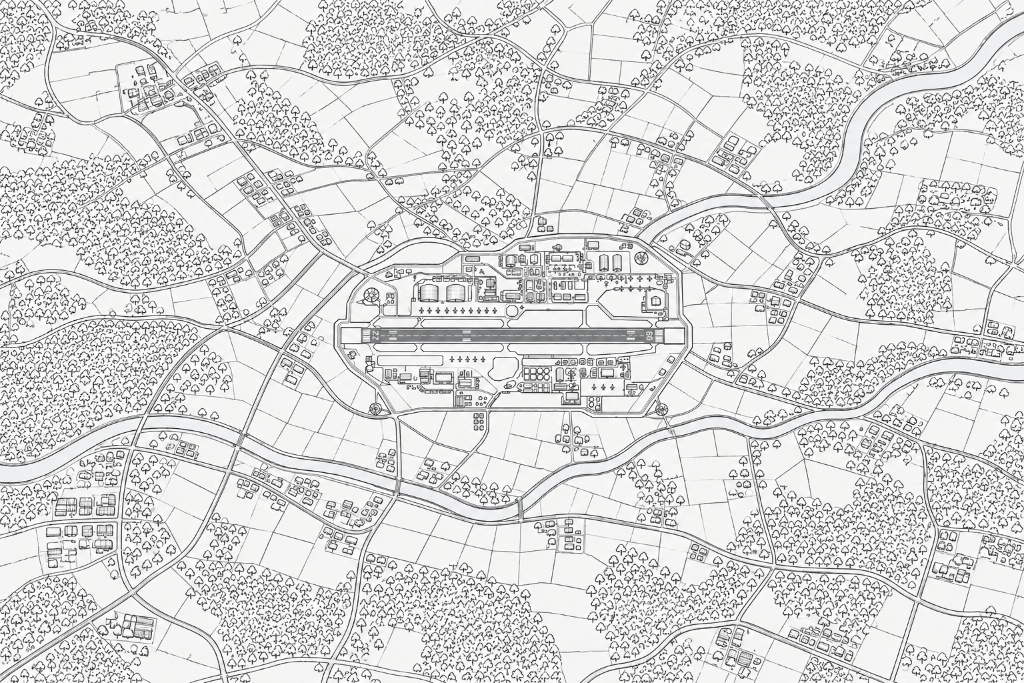
#> input picture src/map/newmap.png, 1024 x 683 px
$ python rect.py
#> lines starting #> are read from the running program, lines starting #| are printed output that depends on the picture; after the words box and inside, x2 and y2 are one past the last pixel; in counts of white or black regions, pixels touching at a corner belong together
import cv2, numpy as np
S=4
g=cv2.resize(cv2.imread('newmap.png',0),None,fx=S,fy=S,interpolation=cv2.INTER_CUBIC)
#> g: shape (2732, 4096); min 0, max 255, mean 216.2
allr=[]
for T in (200,215,230):
  bw=(g<T).astype(np.uint8)*255
  cnts,hier=cv2.findContours(bw,cv2.RETR_TREE,cv2.CHAIN_APPROX_NONE)
  for i,c in enumerate(cnts):
    if hier[0][i][3]<0: continue
    a=cv2.contourArea(c)
    if a<70 or a>9000: continue
    (cx,cy),(w,h),ang=cv2.minAreaRect(c)
    if min(w,h)<8: continue
    hull=cv2.convexHull(c); sol=a/max(1,cv2.contourArea(hull)); fill=a/(w*h)
    if fill<0.8 or sol<0.94 or max(w,h)/min(w,h)>4: continue
    allr.append((cx/S,cy/S,(w+6)/S,(h+6)/S,ang,a))
#> this loop made 3 passes
#> pass 1, `bw=(g<T).astype(np.uint8)*255`:
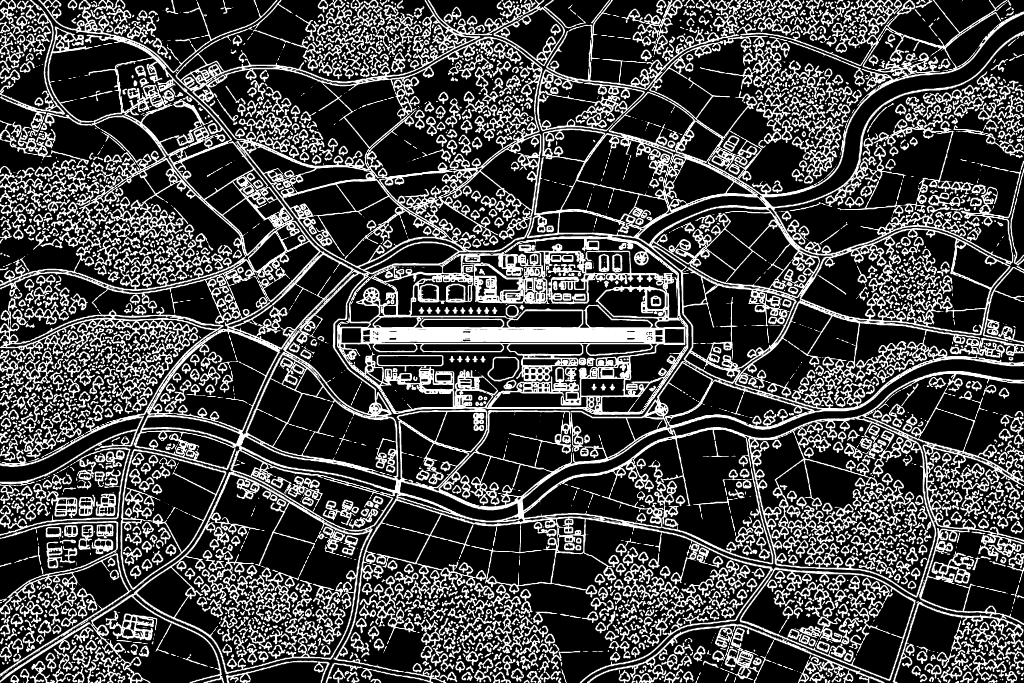
#> bw: shape (2732, 4096) (shown at 1/4 size); 27.4% white; 3079 white regions (463 under 20 px), largest, box (x1, y1, x2, y2) and area: (0, 0, 4096, 2732) 1658722, (0, 2083, 526, 2707) 24844, (2348, 2495, 3538, 2732) 19651
#> pass 2, `bw=(g<T).astype(np.uint8)*255`:
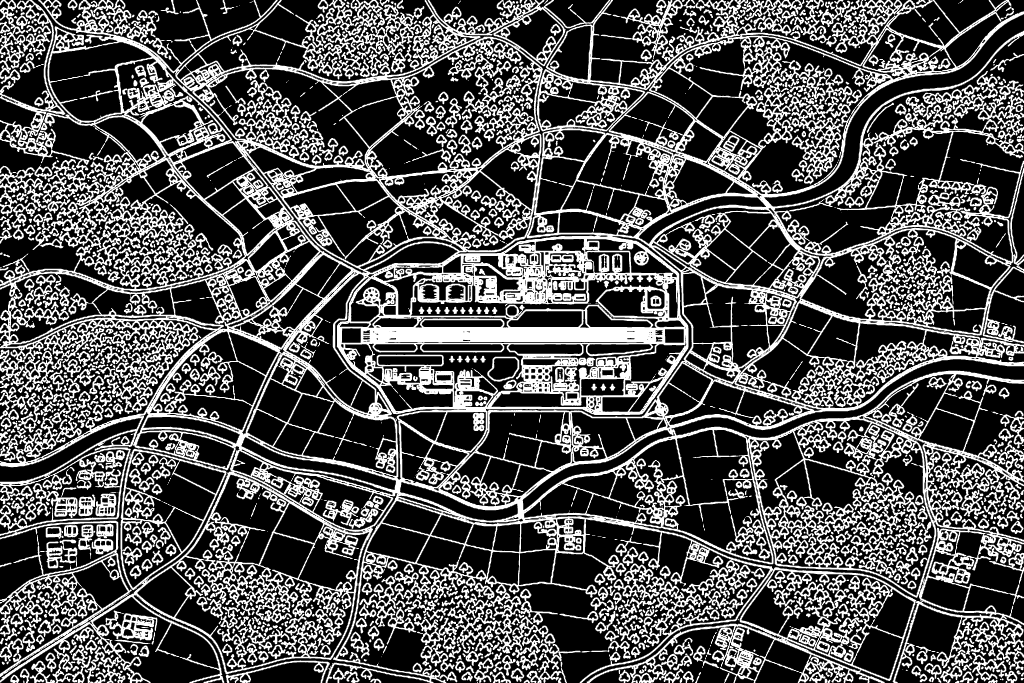
#> bw: shape (2732, 4096) (shown at 1/4 size); 32.3% white; 1619 white regions (189 under 20 px), largest, box (x1, y1, x2, y2) and area: (0, 0, 4096, 2732) 2604452, (1291, 18, 1697, 242) 20713, (3165, 436, 3374, 738) 18903
#> pass 3, `bw=(g<T).astype(np.uint8)*255`:
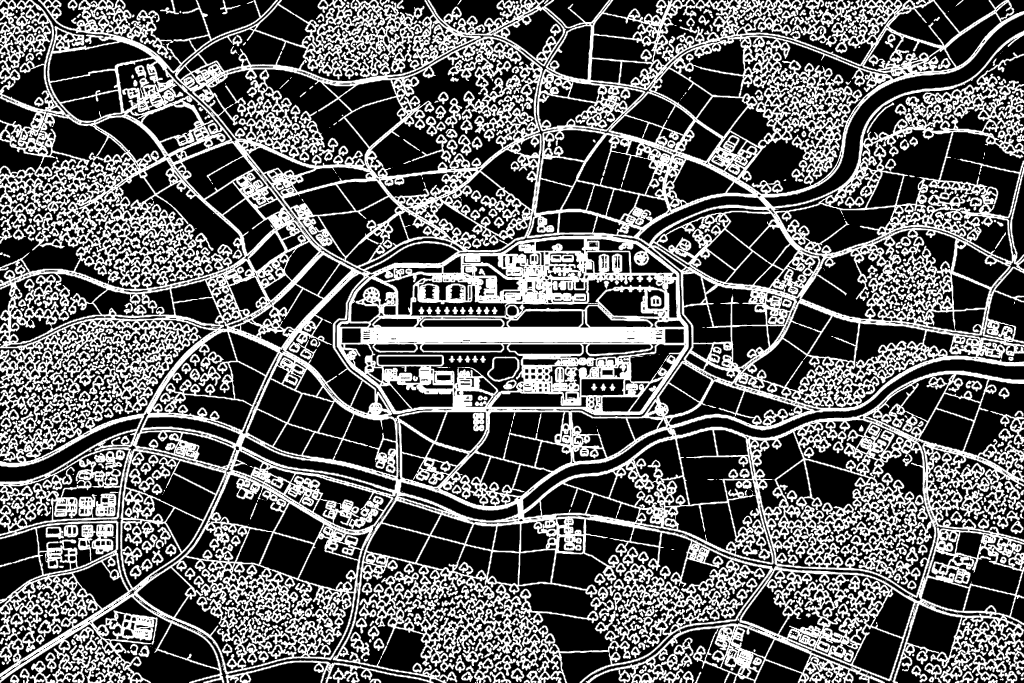
#> bw: shape (2732, 4096) (shown at 1/4 size); 37.8% white; 812 white regions (129 under 20 px), largest, box (x1, y1, x2, y2) and area: (0, 0, 4096, 2732) 3768757, (1974, 2355, 2394, 2614) 20398, (3755, 1851, 3959, 2079) 12436
#> after the loop, allr = 284 items
# NMS: keep largest per location
allr.sort(key=lambda r:-r[5]); keep=[]
for r in allr:
    if all(np.hypot(r[0]-k[0],r[1]-k[1])>max(2.5,min(k[2],k[3])*0.5) for k in keep): keep.append(r)
#> this loop made 284 passes
#> r on passes 1 to 3: (481.1, 535.6, 25.89, 28.47, -78.96, 8767.5), (481.1, 535.5, 25.69, 28.02, -78.52, 8519.5), (620.3, 404.3, 37.59, 16.43, -0.424, 7186.5)
#> after the loop, keep = 183 items
rects=np.array(keep); print(len(rects)); np.save('rects.npy',rects)
#> after `rects = np.array(keep)`: rects = 183 rows, first 6: [481.1, 535.6, 25.89, 28.47, -78.96, 8767.5], [620.3, 404.3, 37.59, 16.43, -0.424, 7186.5], [645.8, 536.7, 15.93, 30.07, -80.73, 6036], [655.9, 299.2, 21, 19.25, -90, 5160], [351.1, 335.4, 16.25, 21.25, -90, 4541.5], [674.4, 335.9, 15.75, 20.75, -90, 4220.5]
#| 183
vis=cv2.cvtColor(cv2.imread('newmap.png',0),cv2.COLOR_GRAY2BGR); vis=cv2.resize(vis,None,fx=2,fy=2)
for cx,cy,w,h,ang,a in rects:
    box=cv2.boxPoints(((cx*2,cy*2),(w*2,h*2),ang)).astype(int)
    cv2.drawContours(vis,[box],0,(0,0,255),2)
#> this loop made 183 passes
#> (cx, cy, w, h, ang, a, box) on passes 1 to 3: (481.1, 535.6, 25.89, 28.47, -78.96, 8767.5, [[985, 1101], [929, 1091], [939, 1040], [995, 1051]]), (620.3, 404.3, 37.59, 16.43, -0.424, 7186.5, [[1203, 825], [1202, 792], [1277, 791], [1278, 824]]), (645.8, 536.7, 15.93, 30.07, -80.73, 6036, [[1318, 1093], [1259, 1084], [1264, 1052], [1323, 1062]])
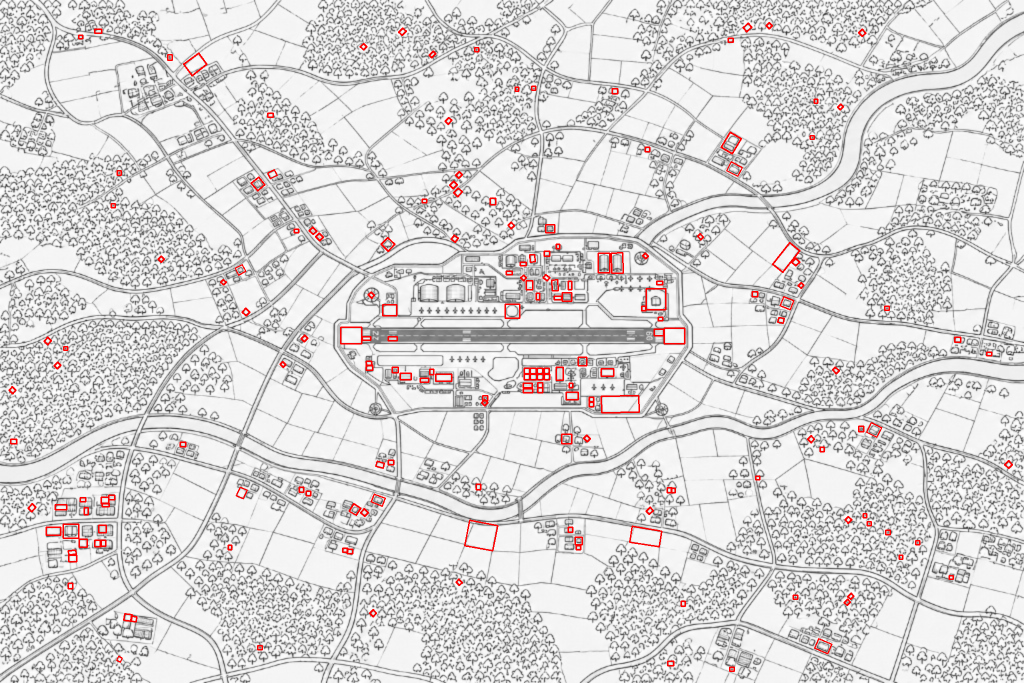
#> vis: shape (1366, 2048, 3) (shown at 1/2 size); mean B, G, R 214.6, 214.6, 217.2
cv2.imwrite('rect_full.png',vis)
cv2.imwrite('rect_c.png',vis[700:1366,0:1000])
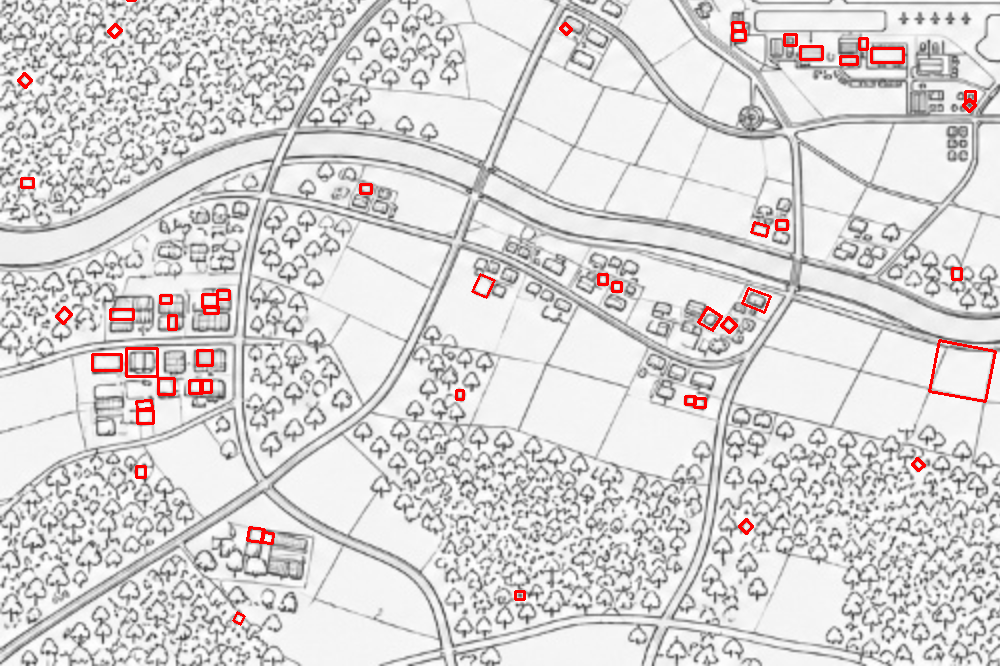
#> saved as rect_c.png: shape (666, 1000, 3); mean B, G, R 214.1, 214.1, 216.9

$ run again, with src/map/base.png copied over src/map/newmap.png
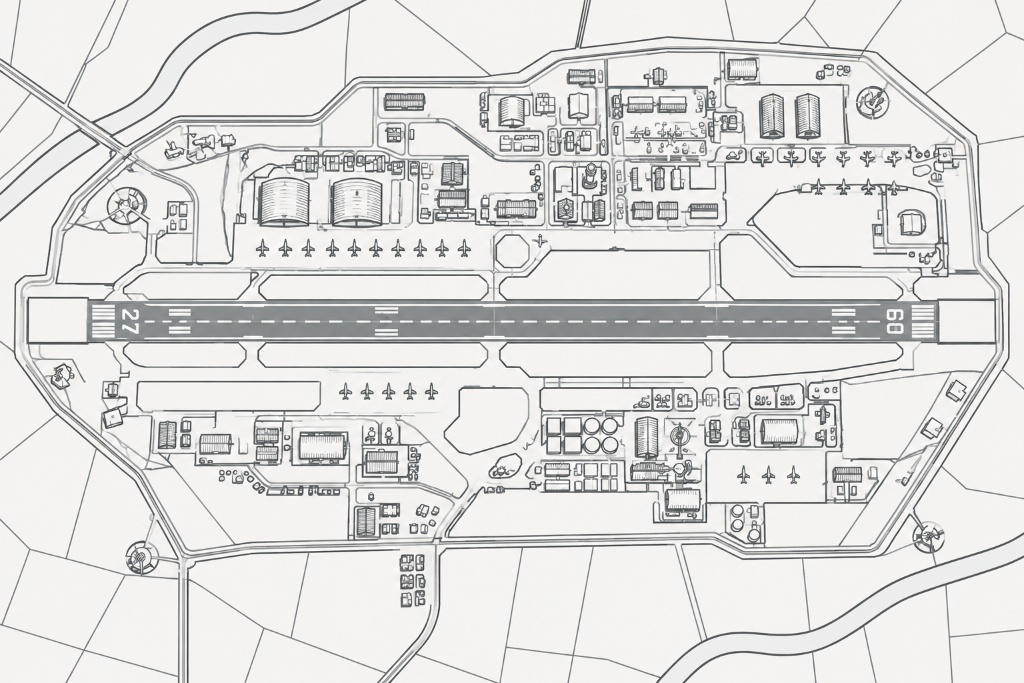
#> input picture src/map/base.png, 1024 x 683 px
#> the loop `for T in (200,215,230):` made 3 passes
#> pass 1, `bw=(g<T).astype(np.uint8)*255`:
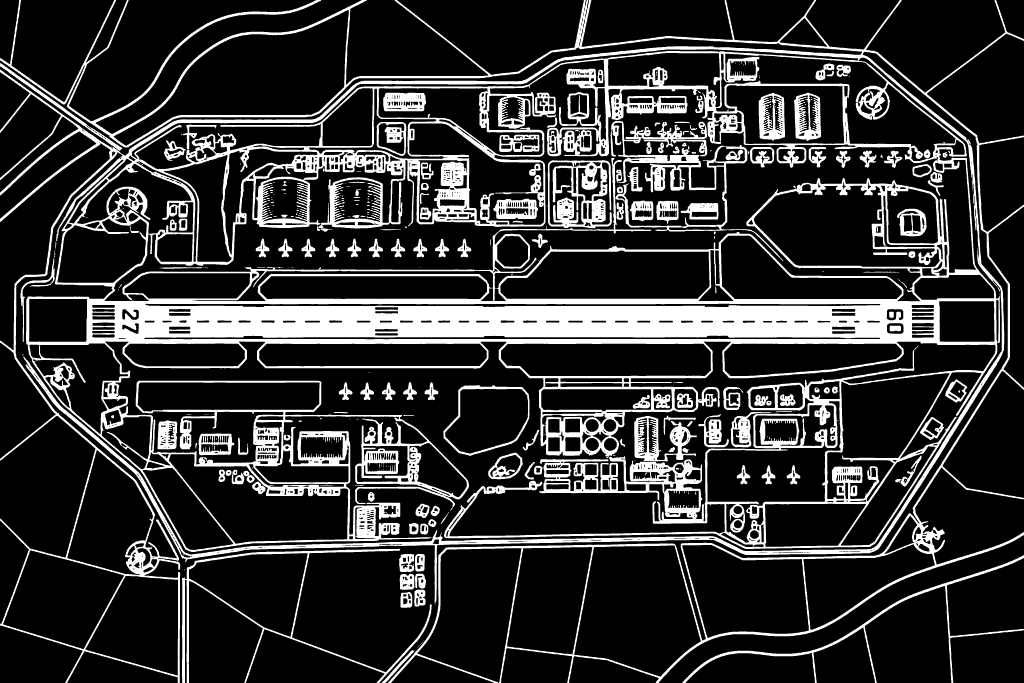
#> bw: shape (2732, 4096) (shown at 1/4 size); 20% white; 403 white regions (164 under 20 px), largest, box (x1, y1, x2, y2) and area: (0, 0, 4096, 2732) 1811438, (2442, 484, 3133, 1044) 51118, (2191, 641, 2447, 913) 34956
#> after the loop `for T in (200,215,230):`: allr = 299 items
#> the loop `for r in allr:` made 299 passes
#> r on passes 1 to 3: (790, 396.2, 25, 27, -90, 8780.5), (167.5, 434.7, 31.39, 21.36, -87.65, 8591), (790.1, 396.4, 24.75, 26.75, -90, 8544.5)
#> after the loop `for r in allr:`: keep = 151 items
#> rects = 151 rows, first 6: [790, 396.2, 25, 27, -90, 8780.5], [167.5, 434.7, 31.39, 21.36, -87.65, 8591], [762.5, 397.9, 21.75, 26.5, -90, 7498], [685.1, 399.4, 22.75, 23.25, -90, 6977.5], [641.4, 210.8, 22.5, 25.25, -90, 6786], [932.4, 429.1, 22.86, 20.36, -56.31, 5532.5]
#| 151
#> the loop `for cx,cy,w,h,ang,a in rects:` made 151 passes
#> (cx, cy, w, h, ang, a, box) on passes 1 to 3: (790, 396.2, 25, 27, -90, 8780.5, [[1607, 817], [1553, 817], [1553, 767], [1607, 767]]), (167.5, 434.7, 31.39, 21.36, -87.65, 8591, [[354, 901], [312, 899], [314, 837], [357, 838]]), (762.5, 397.9, 21.75, 26.5, -90, 7498, [[1551, 817], [1498, 817], [1498, 774], [1551, 774]])
#> `cv2.imwrite('rect_c.png',vis[700:1366,0:1000])`:
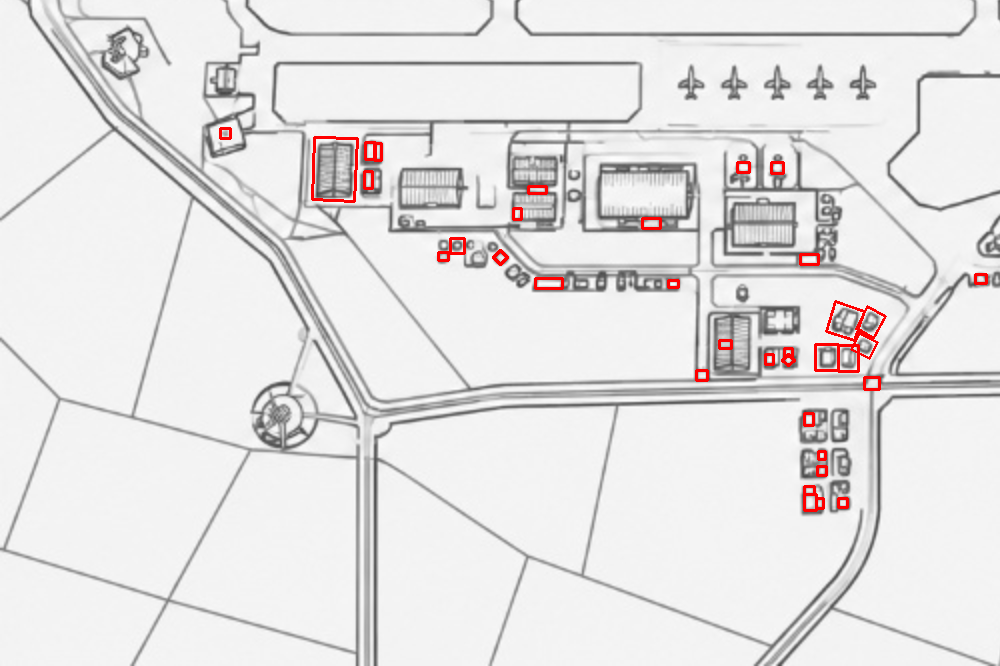
#> saved as rect_c.png: shape (666, 1000, 3); mean B, G, R 226.8, 226.8, 228.9
